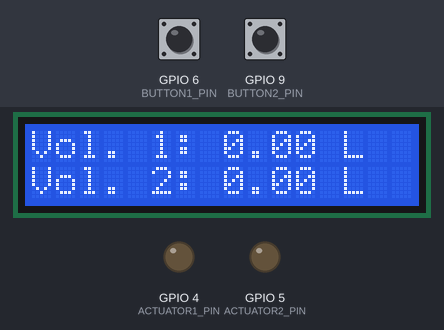
The sketch below on a simulated ESP8266 (NodeMCU). Parts: 16×2 character LCD, output pins drawn as LEDs (lit = HIGH). The test bench sets the inputs (shaded band); at power-on: GPIO 6 (BUTTON1_PIN) HIGH, GPIO 9 (BUTTON2_PIN) HIGH. The modem accepts every AT command (registered, SIM ready, sends succeed) and sends nothing else; what the sketch prints to the serial monitor is not drawn.

Above: at 2.4 s.
2.5 s: GPIO 6 (BUTTON1_PIN) pulled LOW for 0.15 s
At 2.9 s:
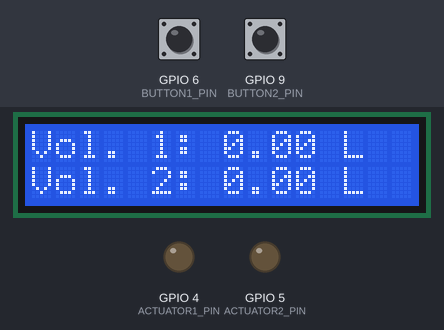
4.1 s: GPIO 9 (BUTTON2_PIN) pulled LOW for 0.15 s
At 4.17 s:
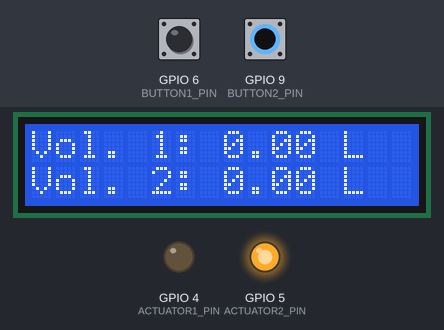
5.7 s: GPIO 9 (BUTTON2_PIN) pulled LOW for 3.2 s
At 9.5 s:
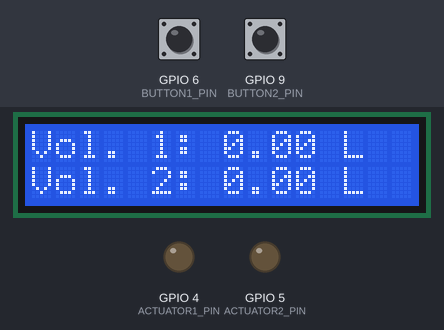
10.4 s: GPIO 6 (BUTTON1_PIN) pulled LOW for 3.2 s
At 11.4 s:
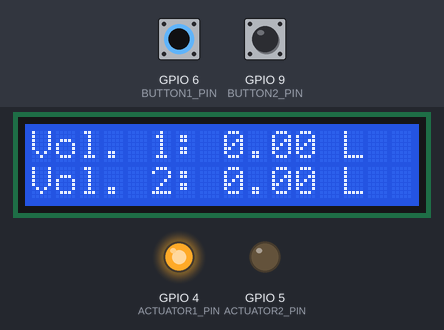
15.1 s: GPIO 6 (BUTTON1_PIN) driven LOW and GPIO 9 (BUTTON2_PIN) driven LOW
At 15.4 s:
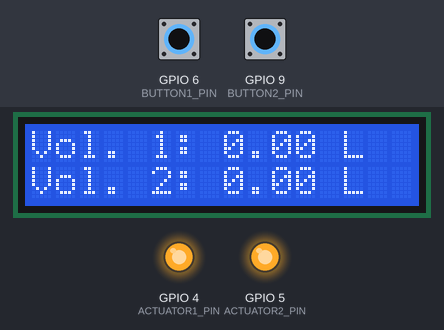
Timing chart, 0 to 17.6 s (numbered marks = the images above; inputs shaded):
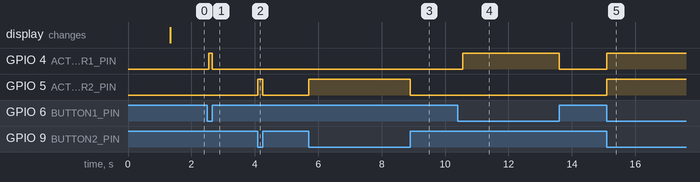

The sketch:

esp8266.ino
```cpp
#include <LiquidCrystal_I2C.h>  // Include LCD library
#include <SoftwareSerial.h>     // Include software serial library
#include <FirebaseESP8266.h>    // Include Firebase library

#define FLOW_PIN1 2  // Digital pin connected to YF-S201 sensor 1 (pulse output)
#define FLOW_PIN2 3  // Digital pin connected to YF-S201 sensor 2

// Number of pulses per liter for each sensor (adjust based on your sensor datasheet)
const float CALIBRATION_FACTOR1 = 7.5;  // Pulses per liter for sensor 1
const float CALIBRATION_FACTOR2 = 7.5;  // Pulses per liter for sensor 2 (might differ slightly)

volatile unsigned long flowCount1 = 0;  // Count pulses for sensor 1
volatile unsigned long flowCount2 = 0;  // Count pulses for sensor 2

// Timing variables
unsigned long lastMillis = 0;
const int interval = 1000;        // Calculation interval in milliseconds (1 second)

float flowRate1 = 0.0;  // Flow rate (liters per minute) for sensor 1
float flowRate2 = 0.0;  // Flow rate (liters per minute) for sensor 1
float totalVolume1 = 0.0;  // Total volume (liters) for sensor 1
float totalVolume2 = 0.0;  // Total volume (liters) for sensor 2

// LCD communication (assuming a 16x2 character LCD with I2C address 0x27)
const int lcd_address = 0x27;
const int lcd_rows = 2;
const int lcd_cols = 16;
LiquidCrystal_I2C lcd(lcd_address, lcd_rows, lcd_cols);

// GSM module communication (SoftwareSerial on pins 7 and 8)
SoftwareSerial gsmSerial(7, 8);

// Define pins for actuators and buttons
#define ACTUATOR1_PIN 4
#define ACTUATOR2_PIN 5
#define BUTTON1_PIN 6
#define BUTTON2_PIN 9

// Firebase credentials and database URL
#define FIREBASE_HOST "your-project-id.firebaseio.com"
#define FIREBASE_AUTH "your-secret-auth-token"

// Firebase path to store data
#define FIREBASE_PATH "/flow_data"

// Firebase object
FirebaseData firebaseData;

void setup() {
  Serial.begin(9600);  // Start serial communication for debugging

  // Set sensor pins as input
  pinMode(FLOW_PIN1, INPUT_PULLUP);
  pinMode(FLOW_PIN2, INPUT_PULLUP);

  // Set actuator pins as output
  pinMode(ACTUATOR1_PIN, OUTPUT);
  pinMode(ACTUATOR2_PIN, OUTPUT);

  // Set button pins as input
  pinMode(BUTTON1_PIN, INPUT_PULLUP);
  pinMode(BUTTON2_PIN, INPUT_PULLUP);

  // Initialize actuators to off (assuming LOW is off and HIGH is on)
  digitalWrite(ACTUATOR1_PIN, LOW);
  digitalWrite(ACTUATOR2_PIN, LOW);

  // Initialize LCD
  lcd.init();
  lcd.backlight();
  lcd.clear();
  lcd.print("Vol. 1:   L");  // Initial display for volume 1
  lcd.setCursor(0, 1);
  lcd.print("Vol. 2:   L");  // Initial display for volume 2

  // Initialize GSM module
  gsmSerial.begin(9600);
  delay(1000);  // Give some time for the GSM module to initialize
  gsmSerial.println("AT");  // Check communication
  delay(100);
  gsmSerial.println("AT+CSQ");  // Check signal quality
  delay(100);

  // Connect to Firebase
  Firebase.begin(FIREBASE_HOST, FIREBASE_AUTH);
  Firebase.reconnectWiFi(true);

  // Print initial messages to Serial Monitor
  Serial.println("Flow Rate Monitor and Control System");
  Serial.println("====================================");
}

void loop() {
  unsigned long currentMillis = millis();
  if (currentMillis - lastMillis >= interval) {
    // Calculate flow rates
    flowRate1 = (flowCount1 * 60.0 * 1000.0) / (CALIBRATION_FACTOR1 * interval);
    flowRate2 = (flowCount2 * 60.0 * 1000.0) / (CALIBRATION_FACTOR2 * interval);

    // Update total volumes
    totalVolume1 += flowRate1 * interval / 1000.0;
    totalVolume2 += flowRate2 * interval / 1000.0;

    // Reset flow counts for next interval
    flowCount1 = 0;
    flowCount2 = 0;

    // Update LCD display with total volumes (round to 2 decimal places)
    lcd.setCursor(0, 0);
    lcd.print("Vol. 1: ");
    lcd.print(totalVolume1, 2);  // Round to 2 decimal places
    lcd.print(" L");
    lcd.setCursor(0, 1);
    lcd.print("Vol. 2: ");
    lcd.print(totalVolume2, 2);
    lcd.print(" L");

    // Send data to Firebase
    sendDataToFirebase(totalVolume1, totalVolume2);

    // Print to Serial Monitor
    Serial.print("Sensor 1 Flow Rate: ");
    Serial.print(flowRate1);
    Serial.print(" L/min, ");
    Serial.print("Sensor 2 Flow Rate: ");
    Serial.print(flowRate2);
    Serial.println(" L/min");

    Serial.print("Total Volume 1: ");
    Serial.print(totalVolume1, 2);
    Serial.print(" L, ");
    Serial.print("Total Volume 2: ");
    Serial.print(totalVolume2, 2);
    Serial.println(" L");

    lastMillis = currentMillis;
  }

  // Check button states and control actuators
  if (digitalRead(BUTTON1_PIN) == LOW) {
    digitalWrite(ACTUATOR1_PIN, HIGH);  // Open valve 1
  } else {
    digitalWrite(ACTUATOR1_PIN, LOW);   // Close valve 1
  }

  if (digitalRead(BUTTON2_PIN) == LOW) {
    digitalWrite(ACTUATOR2_PIN, HIGH);  // Open valve 2
  } else {
    digitalWrite(ACTUATOR2_PIN, LOW);   // Close valve 2
  }
}

void sendDataToFirebase(float volume1, float volume2) {
  // Prepare data to send to Firebase
  String postData = "{\"volume1\": " + String(volume1, 2) + ", \"volume2\": " + String(volume2, 2) + "}";

  // Send data to Firebase
  Firebase.setAsync(FIREBASE_PATH, postData);
  if (Firebase.failed()) {
    Serial.print("Firebase failed: ");
    Serial.println(Firebase.error());
  } else {
    Serial.println("Data sent to Firebase!");
  }
}
```

Measured:
- after the input at 2.5 s, GPIO 4 (ACTUATOR1_PIN): LOW → HIGH after 0.05 s, → LOW 0.10 s later
- after the input at 4.1 s, GPIO 5 (ACTUATOR2_PIN): LOW → HIGH at once, → LOW 0.15 s later
- after the input at 5.7 s, GPIO 5 (ACTUATOR2_PIN): LOW → HIGH at once, → LOW 3.2 s later
- after the input at 10.4 s, GPIO 4 (ACTUATOR1_PIN): LOW → HIGH after 0.15 s, → LOW 3.0 s later
- after the input at 15.1 s, GPIO 4 (ACTUATOR1_PIN), GPIO 5 (ACTUATOR2_PIN): LOW → HIGH at once
